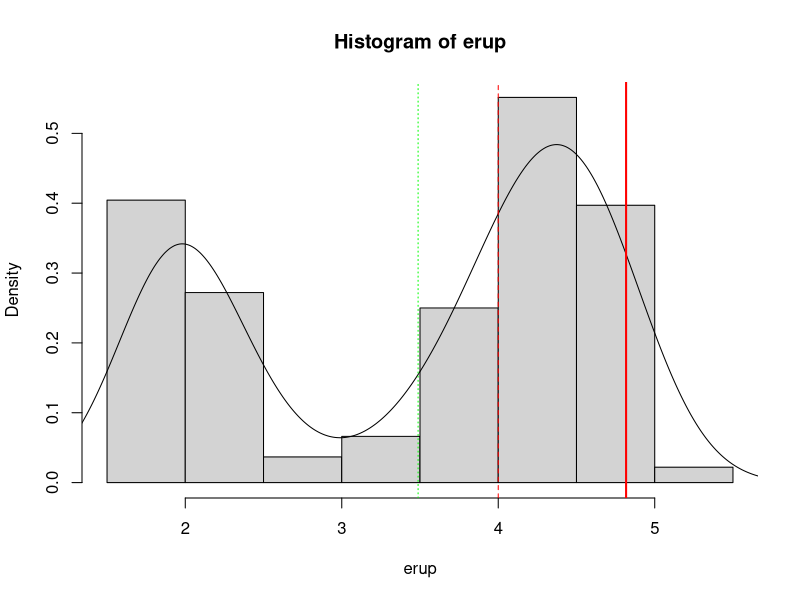

The R source for this figure:
#p.82
attributes(iris)
str(iris)

iris$Sepal.Length

install.packages("e1071")
library(e1071)

fit <- lm(mpg~wt, data=mtcars)
str(fit)
summary(fit)

?lm

#p83
erup <- faithful$eruptions
hist(erup, freq= FALSE)
lines(density(erup))
abline(v=mean(erup), lty="dotted", col="green")
abline(v=median(erup), col="red", lty="dashed")
#abline(v=quantile(erup, c(0.25, 0.75), col="green")
abline(v=quantile(erup, c(0.95)), col="red", lwd=2)

# ?lines
# example(lines)
# example(abline)
